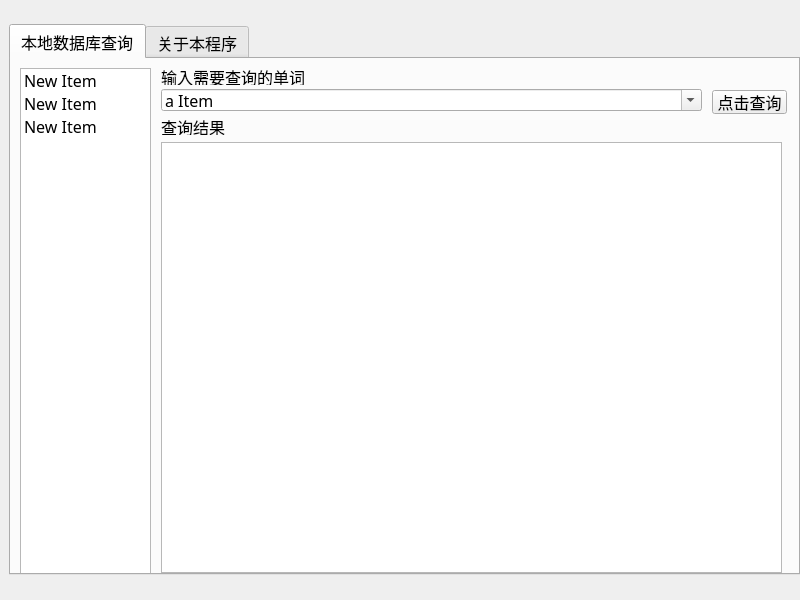
<?xml version="1.0" encoding="UTF-8"?>
<ui version="4.0">
 <class>MainWindow</class>
 <widget class="QMainWindow" name="MainWindow">
  <property name="geometry">
   <rect>
    <x>0</x>
    <y>0</y>
    <width>800</width>
    <height>600</height>
   </rect>
  </property>
  <property name="minimumSize">
   <size>
    <width>800</width>
    <height>600</height>
   </size>
  </property>
  <property name="maximumSize">
   <size>
    <width>800</width>
    <height>600</height>
   </size>
  </property>
  <property name="contextMenuPolicy">
   <enum>Qt::NoContextMenu</enum>
  </property>
  <property name="acceptDrops">
   <bool>true</bool>
  </property>
  <property name="windowTitle">
   <string>网工专业名词字典</string>
  </property>
  <property name="autoFillBackground">
   <bool>false</bool>
  </property>
  <property name="toolButtonStyle">
   <enum>Qt::ToolButtonFollowStyle</enum>
  </property>
  <property name="animated">
   <bool>true</bool>
  </property>
  <property name="documentMode">
   <bool>false</bool>
  </property>
  <property name="tabShape">
   <enum>QTabWidget::Rounded</enum>
  </property>
  <property name="dockOptions">
   <set>QMainWindow::AllowTabbedDocks|QMainWindow::AnimatedDocks</set>
  </property>
  <property name="unifiedTitleAndToolBarOnMac">
   <bool>false</bool>
  </property>
  <widget class="QWidget" name="centralwidget">
   <property name="font">
    <font>
     <family>宋体</family>
     <pointsize>12</pointsize>
    </font>
   </property>
   <layout class="QGridLayout" name="gridLayout_3">
    <item row="0" column="0">
     <widget class="QTabWidget" name="tabWidget">
      <property name="minimumSize">
       <size>
        <width>791</width>
        <height>551</height>
       </size>
      </property>
      <property name="maximumSize">
       <size>
        <width>791</width>
        <height>551</height>
       </size>
      </property>
      <property name="tabPosition">
       <enum>QTabWidget::North</enum>
      </property>
      <property name="tabShape">
       <enum>QTabWidget::Rounded</enum>
      </property>
      <property name="currentIndex">
       <number>0</number>
      </property>
      <property name="elideMode">
       <enum>Qt::ElideMiddle</enum>
      </property>
      <property name="documentMode">
       <bool>false</bool>
      </property>
      <property name="tabsClosable">
       <bool>false</bool>
      </property>
      <property name="movable">
       <bool>false</bool>
      </property>
      <property name="tabBarAutoHide">
       <bool>false</bool>
      </property>
      <widget class="QWidget" name="tabLocal">
       <attribute name="title">
        <string>本地数据库查询</string>
       </attribute>
       <widget class="QTextEdit" name="textEdit_2">
        <property name="geometry">
         <rect>
          <x>150</x>
          <y>83</y>
          <width>621</width>
          <height>431</height>
         </rect>
        </property>
        <property name="font">
         <font>
          <family>Microsoft YaHei UI</family>
          <pointsize>12</pointsize>
         </font>
        </property>
        <property name="readOnly">
         <bool>true</bool>
        </property>
        <property name="acceptRichText">
         <bool>true</bool>
        </property>
        <property name="placeholderText">
         <string/>
        </property>
       </widget>
       <widget class="QPushButton" name="pushButton">
        <property name="geometry">
         <rect>
          <x>701</x>
          <y>31</y>
          <width>75</width>
          <height>24</height>
         </rect>
        </property>
        <property name="text">
         <string>点击查询</string>
        </property>
       </widget>
       <widget class="QLabel" name="label">
        <property name="geometry">
         <rect>
          <x>150</x>
          <y>10</y>
          <width>144</width>
          <height>16</height>
         </rect>
        </property>
        <property name="text">
         <string>输入需要查询的单词</string>
        </property>
       </widget>
       <widget class="QLabel" name="label_2">
        <property name="geometry">
         <rect>
          <x>150</x>
          <y>60</y>
          <width>64</width>
          <height>16</height>
         </rect>
        </property>
        <property name="text">
         <string>查询结果</string>
        </property>
       </widget>
       <widget class="QListWidget" name="listWidget">
        <property name="enabled">
         <bool>true</bool>
        </property>
        <property name="geometry">
         <rect>
          <x>9</x>
          <y>9</y>
          <width>131</width>
          <height>511</height>
         </rect>
        </property>
        <item>
         <property name="text">
          <string>New Item</string>
         </property>
        </item>
        <item>
         <property name="text">
          <string>New Item</string>
         </property>
        </item>
        <item>
         <property name="text">
          <string>New Item</string>
         </property>
        </item>
       </widget>
       <widget class="QComboBox" name="comboBox">
        <property name="geometry">
         <rect>
          <x>150</x>
          <y>30</y>
          <width>541</width>
          <height>22</height>
         </rect>
        </property>
        <property name="editable">
         <bool>true</bool>
        </property>
        <item>
         <property name="text">
          <string>a Item</string>
         </property>
        </item>
        <item>
         <property name="text">
          <string>b Item</string>
         </property>
        </item>
        <item>
         <property name="text">
          <string>c Item</string>
         </property>
        </item>
        <item>
         <property name="text">
          <string>d Item</string>
         </property>
        </item>
       </widget>
      </widget>
      <widget class="QWidget" name="tabAbout">
       <attribute name="title">
        <string>关于本程序</string>
       </attribute>
       <layout class="QGridLayout" name="gridLayout_2">
        <item row="0" column="0">
         <widget class="QLabel" name="labelAbout">
          <property name="text">
           <string>关于本程序</string>
          </property>
         </widget>
        </item>
        <item row="1" column="0">
         <widget class="QTextBrowser" name="textAbout">
          <property name="html">
           <string>&lt;!DOCTYPE HTML PUBLIC &quot;-//W3C//DTD HTML 4.0//EN&quot; &quot;http://www.w3.org/TR/REC-html40/strict.dtd&quot;&gt;
&lt;html&gt;&lt;head&gt;&lt;meta name=&quot;qrichtext&quot; content=&quot;1&quot; /&gt;&lt;style type=&quot;text/css&quot;&gt;
p, li { white-space: pre-wrap; }
&lt;/style&gt;&lt;/head&gt;&lt;body style=&quot; font-family:'宋体'; font-size:12pt; font-weight:400; font-style:normal;&quot;&gt;
&lt;p style=&quot; margin-top:0px; margin-bottom:0px; margin-left:0px; margin-right:0px; -qt-block-indent:0; text-indent:0px;&quot;&gt;版本：1.0.0&lt;/p&gt;
&lt;p style=&quot; margin-top:0px; margin-bottom:0px; margin-left:0px; margin-right:0px; -qt-block-indent:0; text-indent:0px;&quot;&gt;作者：sean cheng&lt;/p&gt;
&lt;p style=&quot; margin-top:0px; margin-bottom:0px; margin-left:0px; margin-right:0px; -qt-block-indent:0; text-indent:0px;&quot;&gt;更新时间：2020年3月21日&lt;/p&gt;
&lt;p style=&quot;-qt-paragraph-type:empty; margin-top:0px; margin-bottom:0px; margin-left:0px; margin-right:0px; -qt-block-indent:0; text-indent:0px;&quot;&gt;&lt;br /&gt;&lt;/p&gt;&lt;/body&gt;&lt;/html&gt;</string>
          </property>
         </widget>
        </item>
       </layout>
      </widget>
     </widget>
    </item>
   </layout>
  </widget>
 </widget>
 <resources/>
 <connections>
  <connection>
   <sender>tabWidget</sender>
   <signal>tabBarClicked(int)</signal>
   <receiver>textAbout</receiver>
   <slot>update()</slot>
   <hints>
    <hint type="sourcelabel">
     <x>298</x>
     <y>34</y>
    </hint>
    <hint type="destinationlabel">
     <x>394</x>
     <y>319</y>
    </hint>
   </hints>
  </connection>
 </connections>
</ui>
